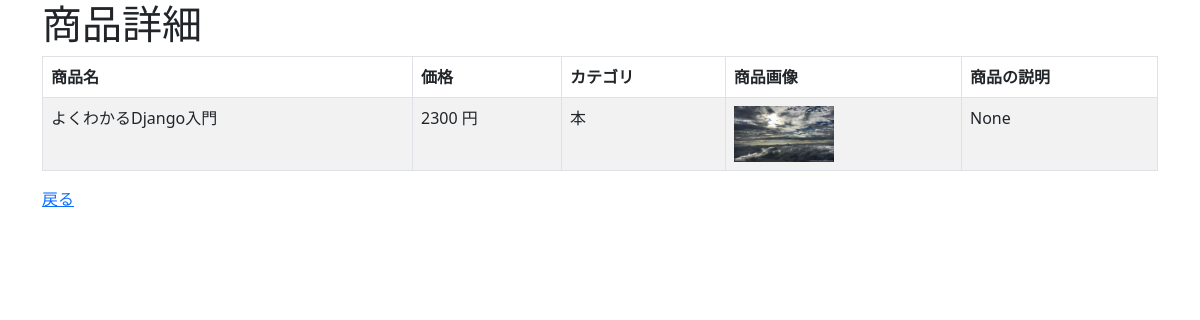
The app's page /crud/detail/1 with its own data.
### crud/models.py (models this page shows, shortened)
class Product(models.Model):
    name = models.CharField(max_length=200)
    price = models.PositiveIntegerField()
    category = models.ForeignKey(Category, on_delete=models.CASCADE)
    img = models.ImageField(blank=True, default='noImage.png')
    detail = models.TextField(blank=True,null=True)

class Category(models.Model):
    name = models.CharField(max_length=200)
    def __str__(self):
        return self.name

### crud/views.py (the view)
# urls.py: path('crud/detail/<int:pk>',views.ProductDetailView.as_view(),name="detail"),
class ProductDetailView(DetailView):
    model = Product

### crud/templates/crud/product_detail.html (shortened to what this page needs)
{% extends "base.html" %}
 {% block content %}
 <h1>商品詳細</h1>
 <table class="table table-striped table-hover table-bordered">
     <thead>
         <tr>
             <th>商品名</th>
             <th>価格</th>
             <th>カテゴリ</th>
             <th>商品画像</th>
             <th>商品の説明</th>
         </tr>
     </thead>
         <tr>
         <td>{{ product.name }}</td>
         <td>{{ product.price }} 円</td>
         <td>{{ product.category }}</td>
         <td><img src="{{ product.img.url }}" style="width:100px; height:auto;"></td>
         <td>{{ product.detail }}</td>
      </tr>
      </table>
<a href="{% url 'list' %}">戻る</a>
 {% endblock %}

### records on screen
Product: name "よくわかるDjango入門", price "2300", category "本", img (picture), detail "None"
